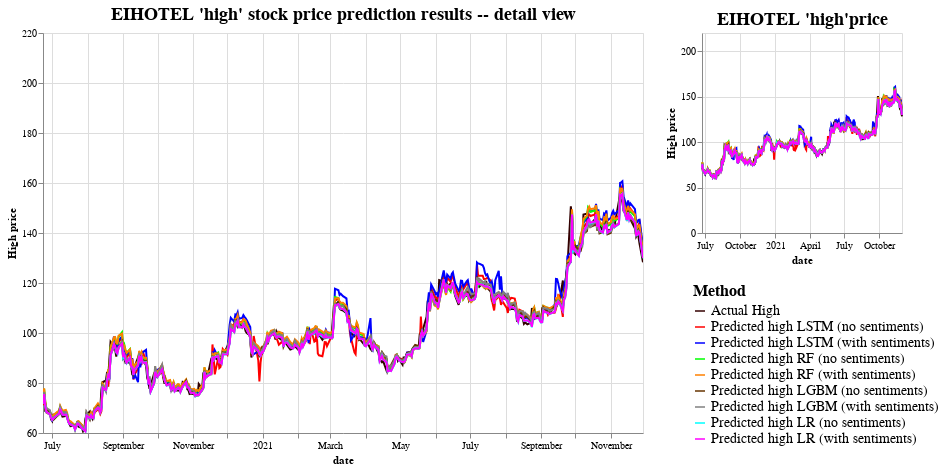

Notebook code cell kept with this figure:
### Code cell
zoom = alt.selection_interval(encodings=["x", "y"])

palette = alt.Scale(domain=['Actual High', 'Predicted high LSTM (no sentiments)',
       'Predicted high LSTM (with sentiments)',
       'Predicted high RF (no sentiments)',
       'Predicted high RF (with sentiments)',
       'Predicted high LGBM (no sentiments)',
       'Predicted high LGBM (with sentiments)',
                           'Predicted high LR (no sentiments)','Predicted high LR (with sentiments)'],
                  range=['#330000', '#FF0000', '#0000FF', '#00FF00', '#FF8000','#663300','#808080', '#00FFFF', '#FF00FF'])

nearest = alt.selection_point(nearest=True, on='mouseover', clear='mouseout',
                        fields=['date'], empty=False)


minimap = (
    alt.Chart(melted_df)
    .mark_line()
    .add_params(zoom)
    .encode(
        x="date:T",
        y="High price:Q",
        color=alt.condition(zoom, "Method", alt.value("darkgrey")),
    )
    .properties(
        width=200,
        height=200,
        title="EIHOTEL 'high'price"))

# Transparent selectors across the chart. This is what tells us
# the x-value of the cursor
selectors = alt.Chart(melted_df).mark_point().encode(
    x='date:T',
    opacity=alt.value(0),
).add_params(
    nearest
)

columns = sorted(melted_df.Method.unique())
selection = alt.selection_single(
    fields=['date'], nearest=True, on='mouseover', empty='none', clear='mouseout'
)

detail = (
    alt.Chart(melted_df)
    .mark_line()
    .encode(
        alt.X("date:T").scale(domain={"param": zoom.name, "encoding": "x"}),
        alt.Y("High price:Q").scale(domain={"param": zoom.name, "encoding": "y"}),
        color = alt.Color('Method:N',scale=palette, legend=alt.Legend(labelLimit = 400)),
    )
    .properties(width=600, height=400, title="EIHOTEL 'high' stock price prediction results -- detail view")
)

points = detail.mark_point().transform_filter(selection)

rule = detail.transform_pivot(
    'Method', value='High price', groupby=['date']
).mark_rule().encode(
    opacity=alt.condition(selection, alt.value(0.3), alt.value(0)),
    tooltip=[alt.Tooltip(c, type='quantitative') for c in columns]
).add_selection(selection)

(detail | minimap).configure_legend(
    orient='none',direction = 'vertical',legendX = 650,  legendY = 250, offset=-200,
    symbolDirection='vertical',
        titleFontSize=16,
        labelFontSize=14
    ).configure_title(fontSize=18)

### Figure 1 — Vega-Lite specification as saved in the notebook (floating-point values rounded to 4 significant figures; data arrays with more than 128 entries replaced by an {"elided": "..."} marker saying what was removed)
{"usermeta": {"embedOptions": {"theme": "fivethirtyeight"}}, "config": {"view": {"continuousWidth": 300, "continuousHeight": 300}, "legend": {"direction": "vertical", "labelFontSize": 14, "legendX": 650, "legendY": 250, "offset": -200, "orient": "none", "symbolDirection": "vertical", "titleFontSize": 16}, "title": {"fontSize": 18}}, "hconcat": [{"mark": {"type": "line"}, "encoding": {"color": {"field": "Method", "legend": {"labelLimit": 400}, "scale": {"domain": ["Actual High", "Predicted high LSTM (no sentiments)", "Predicted high LSTM (with sentiments)", "Predicted high RF (no sentiments)", "Predicted high RF (with sentiments)", "Predicted high LGBM (no sentiments)", "Predicted high LGBM (with sentiments)", "Predicted high LR (no sentiments)", "Predicted high LR (with sentiments)"], "range": ["#330000", "#FF0000", "#0000FF", "#00FF00", "#FF8000", "#663300", "#808080", "#00FFFF", "#FF00FF"]}, "type": "nominal"}, "x": {"field": "date", "scale": {"domain": {"param": "param_1", "encoding": "x"}}, "type": "temporal"}, "y": {"field": "High price", "scale": {"domain": {"param": "param_1", "encoding": "y"}}, "type": "quantitative"}}, "height": 400, "title": "EIHOTEL 'high' stock price prediction results -- detail view", "width": 600}, {"mark": {"type": "line"}, "encoding": {"color": {"condition": {"param": "param_1", "field": "Method"}, "value": "darkgrey"}, "x": {"field": "date", "type": "temporal"}, "y": {"field": "High price", "type": "quantitative"}}, "height": 200, "name": "view_1", "title": "EIHOTEL 'high'price", "width": 200}], "data": {"name": "data-7475d4075c0cb1863c1bf8439101fd57"}, "params": [{"name": "param_1", "select": {"type": "interval", "encodings": ["x", "y"]}, "views": ["view_1"]}], "$schema": "https://vega.github.io/schema/vega-lite/v5.8.0.json", "datasets": {"data-7475d4075c0cb1863c1bf8439101fd57": {"elided": "6543 records"}}}
